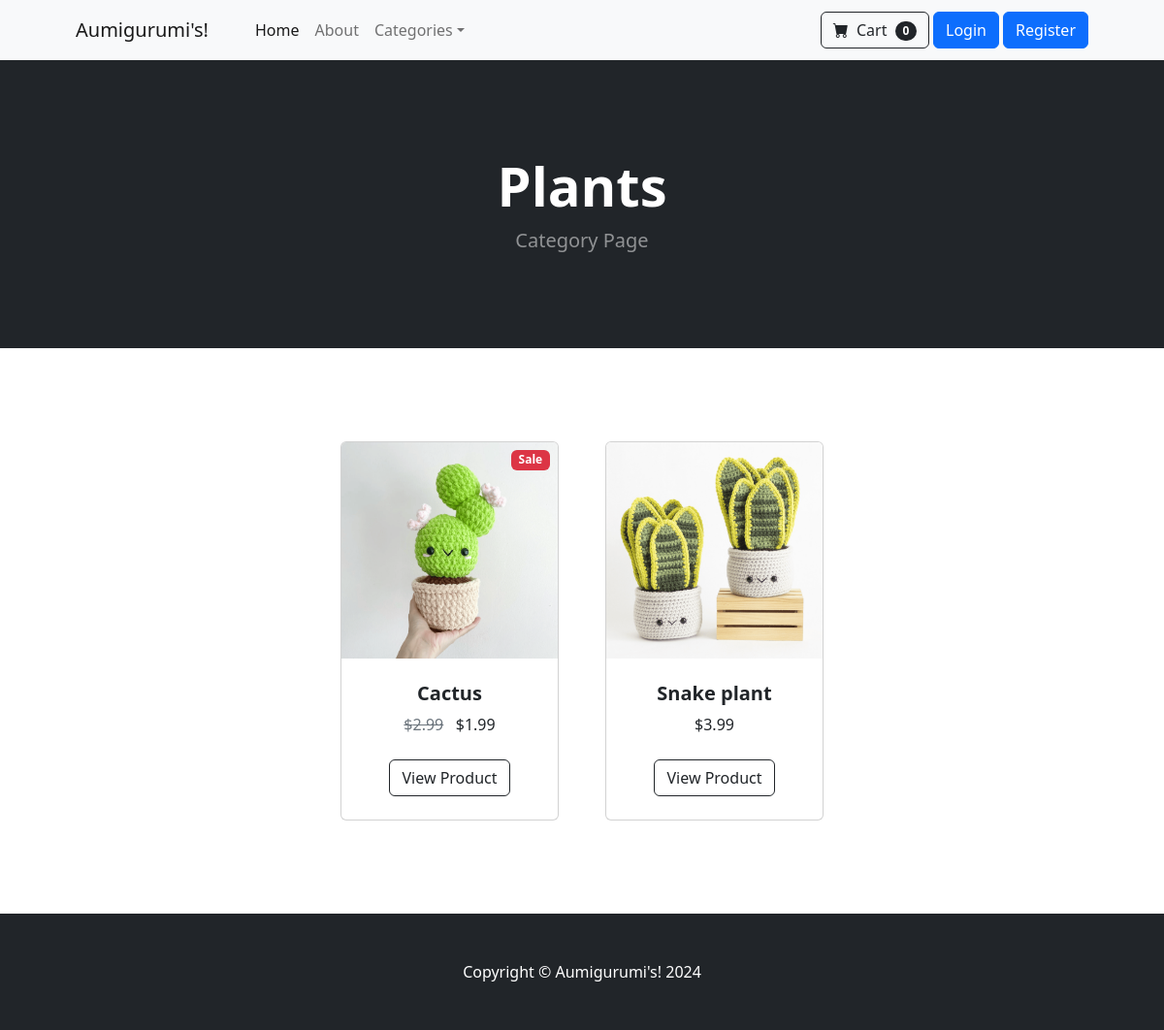
Page /category/Plants on the committed database.
### store/models.py (models this page shows, shortened)
class Category(models.Model):
    name = models.CharField(max_length=50)
    def __str__(self):
        return self.name
    class Meta:
        verbose_name_plural = 'categories'

class Product(models.Model):
    name = models.CharField(max_length=100)
    price = models.DecimalField(default=0, decimal_places=2, max_digits=6)
    category = models.ForeignKey(Category, on_delete=models.CASCADE, default=1)
    description = models.CharField(max_length=250, default='', blank=True, null=True)
    image = models.ImageField(upload_to='uploads/products/')
    is_sale = models.BooleanField(default=False)
    sale_price = models.DecimalField(default=0, decimal_places=2, max_digits=6)

### store/views.py (the view)
# urls.py: path('category/<str:foo>', views.category, name='category'),
def category(request, foo):
	foo = foo.replace('-', ' ')
	try:
		category = Category.objects.get(name=foo)
		products = Product.objects.filter(category=category)
		return render(request, 'category.html', {'products':products, 'category':category})
	except:
		messages.success(request, ("That Category Doesn't Exist..."))
		return redirect('home')

### cart/cart.py (called while the page is built)
    def __len__(self):
        return len(self.cart)

### cart/context_processors.py (called while the page is built)
def cart(request):
    return {'cart': Cart(request)}

### store/templates/category.html
{% extends 'base.html' %}
{% load static %}
{% block content %}
        <header class="bg-dark py-5">
            <div class="container px-4 px-lg-5 my-5">
                <div class="text-center text-white">
                    <h1 class="display-4 fw-bolder">{{ category }}</h1>
                    <p class="lead fw-normal text-white-50 mb-0">Category Page</p>
                </div>
            </div>
        </header>
        <section class="py-5">
            <div class="container px-4 px-lg-5 mt-5">
                <div class="row gx-4 gx-lg-5 row-cols-2 row-cols-md-3 row-cols-xl-4 justify-content-center">
                    {% for product in products %}
                        {% if product.is_sale %}
                        <div class="col mb-5">
                            <div class="card h-100">
                                <div class="badge bg-danger text-white position-absolute" style="top: 0.5rem; right: 0.5rem">Sale</div>
                                <img class="card-img-top" src="{{ product.image.url }}", alt="image"  />
                                <div class="card-body p-4">
                                    <div class="text-center">
                                        <h5 class="fw-bolder">{{ product.name }}</h5>
                                        <span class="text-muted text-decoration-line-through">${{ product.price }}</span>
                                        &nbsp;
                                        ${{ product.sale_price }}
                                    </div>
                                </div>
                                <div class="card-footer p-4 pt-0 border-top-0 bg-transparent">
                                    <div class="text-center"><a class="btn btn-outline-dark mt-auto" href="{% url 'product' product.id  %}">View Product</a></div>
                                </div>
                            </div>
                        </div>
                        {% else %}
                        <div class="col mb-5">
                            <div class="card h-100">
                                <img class="card-img-top" src="{{ product.image.url }}", alt="image"  />
                                <div class="card-body p-4">
                                    <div class="text-center">
                                        <h5 class="fw-bolder">{{ product.name }}</h5>
                                        ${{ product.price }}
                                    </div>
                                </div>
                                <div class="card-footer p-4 pt-0 border-top-0 bg-transparent">
                                    <div class="text-center"><a class="btn btn-outline-dark mt-auto" href="{% url 'product' product.id  %}">View Product</a></div>
                                </div>
                            </div>
                        </div>
                        {% endif %}
                    {% endfor %}
                </div>
            </div>
        </section>
{% endblock %}

### rows in the picture
Category: name "Plants"
Product: image (picture), name "Cactus", price "2.99", sale_price "1.99"
Product: image (picture), name "Snake plant", price "3.99"

### other values in the picture
{{ cart|length }} "0"
